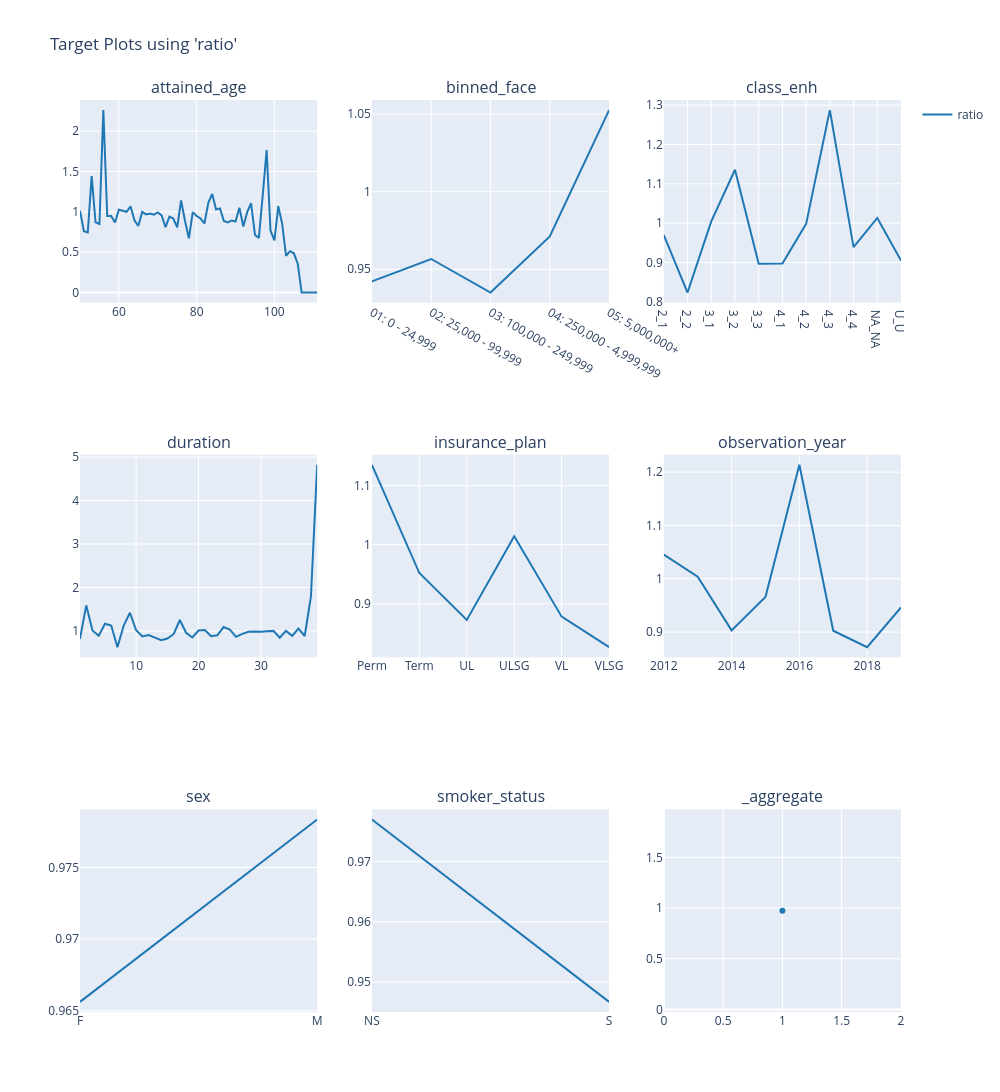

Notebook code for this chart:
### Code cell
# test set
charters.target(
    df=model_data.loc[X_test.index],
    target="ratio",
    cols=3,
    features=model_features,
    numerator=["death_claim_amount"],
    denominator=["exp_amt_neural"],
).show()

### Figure 1 — Plotly figure (JSON) as saved in the notebook; plotly's stock layout.template omitted (floating-point values rounded to 4 significant figures)
{"data": [{"line": {"color": "#1F77B4"}, "mode": "lines", "name": "ratio", "showlegend": true, "type": "scatter", "x": [50, 51, 52, 53, 54, 55, 56, 57, 58, 59, 60, 61, 62, 63, 64, 65, 66, 67, 68, 69, 70, 71, 72, 73, 74, 75, 76, 77, 78, 79, 80, 81, 82, 83, 84, 85, 86, 87, 88, 89, 90, 91, 92, 93, 94, 95, 96, 97, 98, 99, 100, 101, 102, 103, 104, 105, 106, 107, 108, 110, 111], "xaxis": "x", "y": [1.014, 0.7589, 0.7445, 1.442, 0.8707, 0.8504, 2.261, 0.9481, 0.949, 0.8674, 1.027, 1.014, 1.001, 1.068, 0.8954, 0.8238, 0.9996, 0.9677, 0.9795, 0.9652, 0.9919, 0.9566, 0.8108, 0.941, 0.9174, 0.8087, 1.14, 0.8903, 0.6728, 0.997, 0.9485, 0.9172, 0.8561, 1.113, 1.222, 1.03, 1.043, 0.8869, 0.8691, 0.8918, 0.88, 1.05, 0.8179, 0.9966, 1.107, 0.7131, 0.677, 1.208, 1.765, 0.7659, 0.6475, 1.07, 0.8512, 0.4555, 0.5125, 0.4863, 0.3568, 0.0, 0.0, 0.0, 0.0], "yaxis": "y"}, {"line": {"color": "#1F77B4"}, "mode": "lines", "name": "ratio", "showlegend": false, "type": "scatter", "x": ["01: 0 - 24,999", "02: 25,000 - 99,999", "03: 100,000 - 249,999", "04: 250,000 - 4,999,999", "05: 5,000,000+"], "xaxis": "x2", "y": [0.9422, 0.9566, 0.935, 0.9711, 1.053], "yaxis": "y2"}, {"line": {"color": "#1F77B4"}, "mode": "lines", "name": "ratio", "showlegend": false, "type": "scatter", "x": ["2_1", "2_2", "3_1", "3_2", "3_3", "4_1", "4_2", "4_3", "4_4", "NA_NA", "U_U"], "xaxis": "x3", "y": [0.9696, 0.8235, 1.004, 1.136, 0.8966, 0.8971, 0.9982, 1.287, 0.9388, 1.013, 0.9047], "yaxis": "y3"}, {"line": {"color": "#1F77B4"}, "mode": "lines", "name": "ratio", "showlegend": false, "type": "scatter", "x": [1, 2, 3, 4, 5, 6, 7, 8, 9, 10, 11, 12, 13, 14, 15, 16, 17, 18, 19, 20, 21, 22, 23, 24, 25, 26, 27, 28, 29, 30, 31, 32, 33, 34, 35, 36, 37, 38, 39], "xaxis": "x4", "y": [0.8183, 1.589, 1.013, 0.8923, 1.168, 1.124, 0.627, 1.123, 1.419, 1.017, 0.8759, 0.9086, 0.8485, 0.7877, 0.8252, 0.9257, 1.253, 0.9589, 0.8506, 1.01, 1.022, 0.8785, 0.9017, 1.09, 1.032, 0.8666, 0.9346, 0.9836, 0.9884, 0.9812, 0.9921, 1.002, 0.8445, 1.003, 0.8887, 1.054, 0.8847, 1.793, 4.823], "yaxis": "y4"}, {"line": {"color": "#1F77B4"}, "mode": "lines", "name": "ratio", "showlegend": false, "type": "scatter", "x": ["Perm", "Term", "UL", "ULSG", "VL", "VLSG"], "xaxis": "x5", "y": [1.135, 0.952, 0.8726, 1.014, 0.8782, 0.8264], "yaxis": "y5"}, {"line": {"color": "#1F77B4"}, "mode": "lines", "name": "ratio", "showlegend": false, "type": "scatter", "x": [2012, 2013, 2014, 2015, 2016, 2017, 2018, 2019], "xaxis": "x6", "y": [1.045, 1.004, 0.9032, 0.9658, 1.214, 0.9025, 0.8716, 0.9461], "yaxis": "y6"}, {"line": {"color": "#1F77B4"}, "mode": "lines", "name": "ratio", "showlegend": false, "type": "scatter", "x": ["F", "M"], "xaxis": "x7", "y": [0.9656, 0.9784], "yaxis": "y7"}, {"line": {"color": "#1F77B4"}, "mode": "lines", "name": "ratio", "showlegend": false, "type": "scatter", "x": ["NS", "S"], "xaxis": "x8", "y": [0.977, 0.9467], "yaxis": "y8"}, {"line": {"color": "#1F77B4"}, "mode": "markers", "name": "ratio", "showlegend": false, "type": "scatter", "x": [1], "xaxis": "x9", "y": [0.9743], "yaxis": "y9"}], "layout": {"annotations": [{"font": {"size": 16}, "showarrow": false, "text": "attained_age", "x": 0.1444, "xanchor": "center", "xref": "paper", "y": 1, "yanchor": "bottom", "yref": "paper"}, {"font": {"size": 16}, "showarrow": false, "text": "binned_face", "x": 0.5, "xanchor": "center", "xref": "paper", "y": 1, "yanchor": "bottom", "yref": "paper"}, {"font": {"size": 16}, "showarrow": false, "text": "class_enh", "x": 0.8556, "xanchor": "center", "xref": "paper", "y": 1, "yanchor": "bottom", "yref": "paper"}, {"font": {"size": 16}, "showarrow": false, "text": "duration", "x": 0.1444, "xanchor": "center", "xref": "paper", "y": 0.6111, "yanchor": "bottom", "yref": "paper"}, {"font": {"size": 16}, "showarrow": false, "text": "insurance_plan", "x": 0.5, "xanchor": "center", "xref": "paper", "y": 0.6111, "yanchor": "bottom", "yref": "paper"}, {"font": {"size": 16}, "showarrow": false, "text": "observation_year", "x": 0.8556, "xanchor": "center", "xref": "paper", "y": 0.6111, "yanchor": "bottom", "yref": "paper"}, {"font": {"size": 16}, "showarrow": false, "text": "sex", "x": 0.1444, "xanchor": "center", "xref": "paper", "y": 0.2222, "yanchor": "bottom", "yref": "paper"}, {"font": {"size": 16}, "showarrow": false, "text": "smoker_status", "x": 0.5, "xanchor": "center", "xref": "paper", "y": 0.2222, "yanchor": "bottom", "yref": "paper"}, {"font": {"size": 16}, "showarrow": false, "text": "_aggregate", "x": 0.8556, "xanchor": "center", "xref": "paper", "y": 0.2222, "yanchor": "bottom", "yref": "paper"}], "height": 1200, "legend": {"orientation": "v", "x": 1.02, "xanchor": "left", "y": 1, "yanchor": "top"}, "title": {"text": "Target Plots using 'ratio'"}, "width": 1000, "xaxis": {"anchor": "y", "domain": [0, 0.2889]}, "xaxis2": {"anchor": "y2", "domain": [0.3556, 0.6444]}, "xaxis3": {"anchor": "y3", "domain": [0.7111, 1]}, "xaxis4": {"anchor": "y4", "domain": [0, 0.2889]}, "xaxis5": {"anchor": "y5", "domain": [0.3556, 0.6444]}, "xaxis6": {"anchor": "y6", "domain": [0.7111, 1]}, "xaxis7": {"anchor": "y7", "domain": [0, 0.2889]}, "xaxis8": {"anchor": "y8", "domain": [0.3556, 0.6444]}, "xaxis9": {"anchor": "y9", "domain": [0.7111, 1]}, "yaxis": {"anchor": "x", "domain": [0.7778, 1], "type": "-"}, "yaxis2": {"anchor": "x2", "domain": [0.7778, 1]}, "yaxis3": {"anchor": "x3", "domain": [0.7778, 1]}, "yaxis4": {"anchor": "x4", "domain": [0.3889, 0.6111]}, "yaxis5": {"anchor": "x5", "domain": [0.3889, 0.6111]}, "yaxis6": {"anchor": "x6", "domain": [0.3889, 0.6111]}, "yaxis7": {"anchor": "x7", "domain": [0, 0.2222]}, "yaxis8": {"anchor": "x8", "domain": [0, 0.2222]}, "yaxis9": {"anchor": "x9", "domain": [0, 0.2222]}}}
